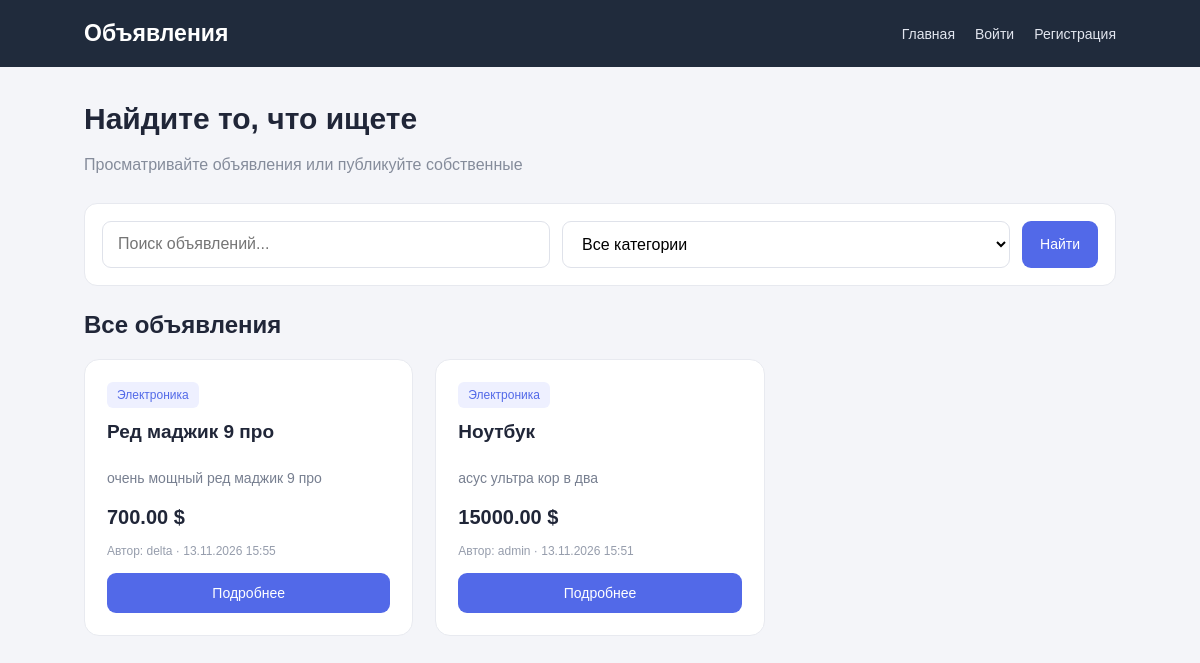
The app's page /, older data.
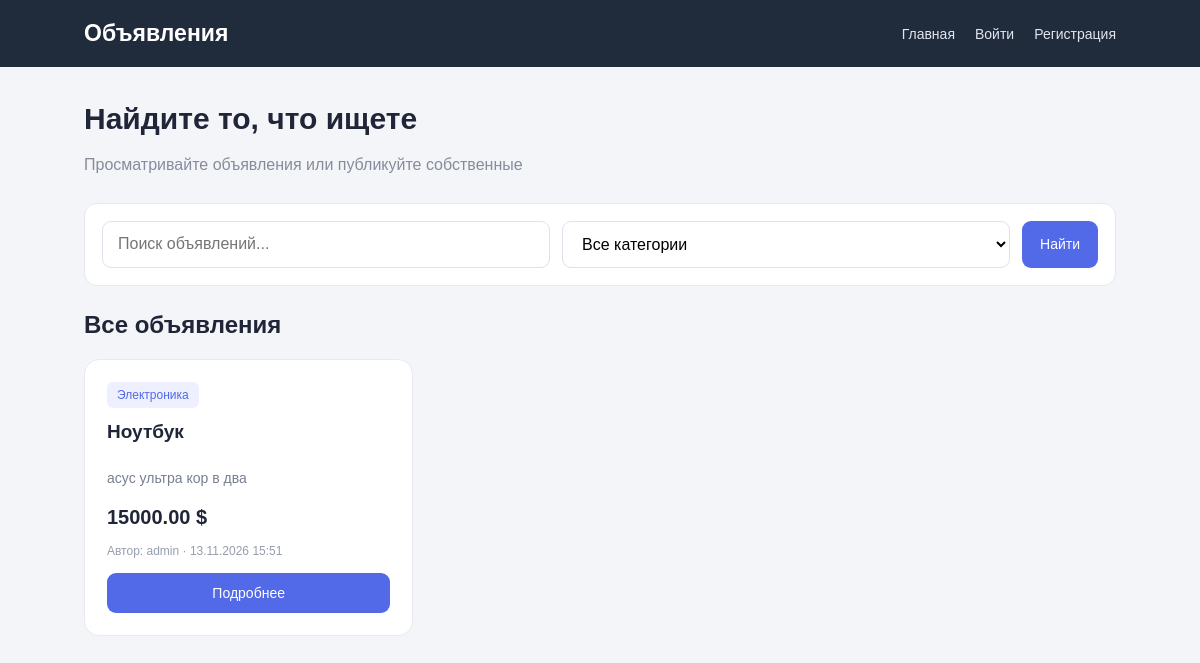
The same page, newer data.
### board/models.py (models this page shows, shortened)
class Announcement(models.Model):
    CATEGORY_CHOICES = [
        ('electronics', 'Электроника'),
        ('clothes', 'Одежда'),
        ('furniture', 'Мебель'),
        ('transport', 'Транспорт'),
        ('other', 'Другое'),
    ]
    user = models.ForeignKey(User, on_delete=models.CASCADE, related_name='announcements')
    title = models.CharField(max_length=200)
    description = models.TextField()
    category = models.CharField(max_length=30, choices=CATEGORY_CHOICES, default='other')
    price = models.DecimalField(max_digits=10, decimal_places=2, null=True, blank=True)
    created_at = models.DateTimeField(auto_now_add=True)
    updated_at = models.DateTimeField(auto_now=True)
    is_active = models.BooleanField(default=True)

### board/views.py (the view)
# urls.py: path('', views.home, name='home'),
def home(request):
    announcements = Announcement.objects.filter(is_active=True).order_by('-created_at')
    search = request.GET.get('q', '')
    category = request.GET.get('category', '')
    if search:
        announcements = announcements.filter(
            Q(title__icontains=search) |
            Q(description__icontains=search)
        )
    if category:
        announcements = announcements.filter(category=category)
    context = {
        'announcements': announcements,
        'search': search,
        'selected_category': category,
    }
    return render_page(request, 'home', context)

### board/views.py (called while the page is built)
def render_page(request, page, context=None):
    if context is None:
        context = {}
    context['page'] = page
    return render(request, 'base.html', context)

### board/templates/base.html (shortened to what this page needs)
<!DOCTYPE html>
<html lang="ru">
<head>
</head>
<body>
<header class="navbar">
    <a href="{% url 'home' %}" class="logo">
        Объявления
    </a>
    <nav class="nav-links">
        <a href="{% url 'home' %}">Главная</a>
        {% if user.is_authenticated %}
            <a href="{% url 'create_announcement' %}">Создать</a>
            <a href="{% url 'my_announcements' %}">Мои объявления</a>
            <a href="{% url 'subscriptions' %}">Подписки</a>
            <a href="{% url 'saved' %}">Избранное</a>
            <form method="post" action="{% url 'logout' %}">
                {% csrf_token %}
                <button class="logout-button" type="submit">
                    Выйти
                </button>
            </form>
        {% else %}
            <a href="{% url 'login' %}">Войти</a>
            <a href="{% url 'register' %}">Регистрация</a>
        {% endif %}
    </nav>
</header>
<main class="container">
    {% if page == 'home' %}
        <h1 class="title">Найдите то, что ищете</h1>
        <p class="subtitle">
            Просматривайте объявления или публикуйте собственные
        </p>
        <form method="get" class="search">
            <input
                class="input"
                type="text"
                name="q"
                value="{{ search_query }}"
                placeholder="Поиск объявлений..."
            >
            <select class="input" name="category">
                <option value="">Все категории</option>
            </select>
            <button class="btn" type="submit">
                Найти
            </button>
        </form>
        <div class="page-actions">
            <h2>Все объявления</h2>
        </div>
    {% elif page == 'subscriptions' %}
        <h1 class="title">Мои подписки</h1>
        <p class="subtitle">
            Объявления, за которыми вы следите
        </p>
    {% elif page == 'saved' %}
        <h1 class="title">Избранное</h1>
        <p class="subtitle">
            Сохранённые вами объявления
        </p>
    {% endif %}
    {% if page == 'home' or page == 'my' or page == 'subscriptions' or page == 'saved' %}
        {% if announcements %}
            <div class="grid">
                {% for announcement in announcements %}
                    <article class="card">
                        <span class="category">
                            {{ announcement.get_category_display }}
                        </span>
                        <h3>
                            <a href="{% url 'announcement_detail' announcement.id %}">
                                {{ announcement.title }}
                            </a>
                        </h3>
                        <p class="description">
                            {{ announcement.description|truncatechars:130 }}
                        </p>
                        <div class="price">
                            {% if announcement.price != None %}
                                {{ announcement.price|floatformat:2 }} $
                            {% else %}
                                Цена не указана
                            {% endif %}
                        </div>
                        <div class="meta">
                            Автор: {{ announcement.user.username }}
                            · {{ announcement.created_at|date:"d.m.Y H:i" }}
                        </div>
                        <a class="btn" href="{% url 'announcement_detail' announcement.id %}">
                            Подробнее
                        </a>
                    </article>
                {% endfor %}
            </div>
        {% endif %}
    {% endif %}
</main>
</body>
</html>

Row changes from the older to the newer data that the page shows:
removed Announcement: category "Электроника", title "Ред маджик 9 про", description "очень мощный ред маджик 9 про", price "700.00", user.username "delta", created_at "13.11.2026 15:55"
